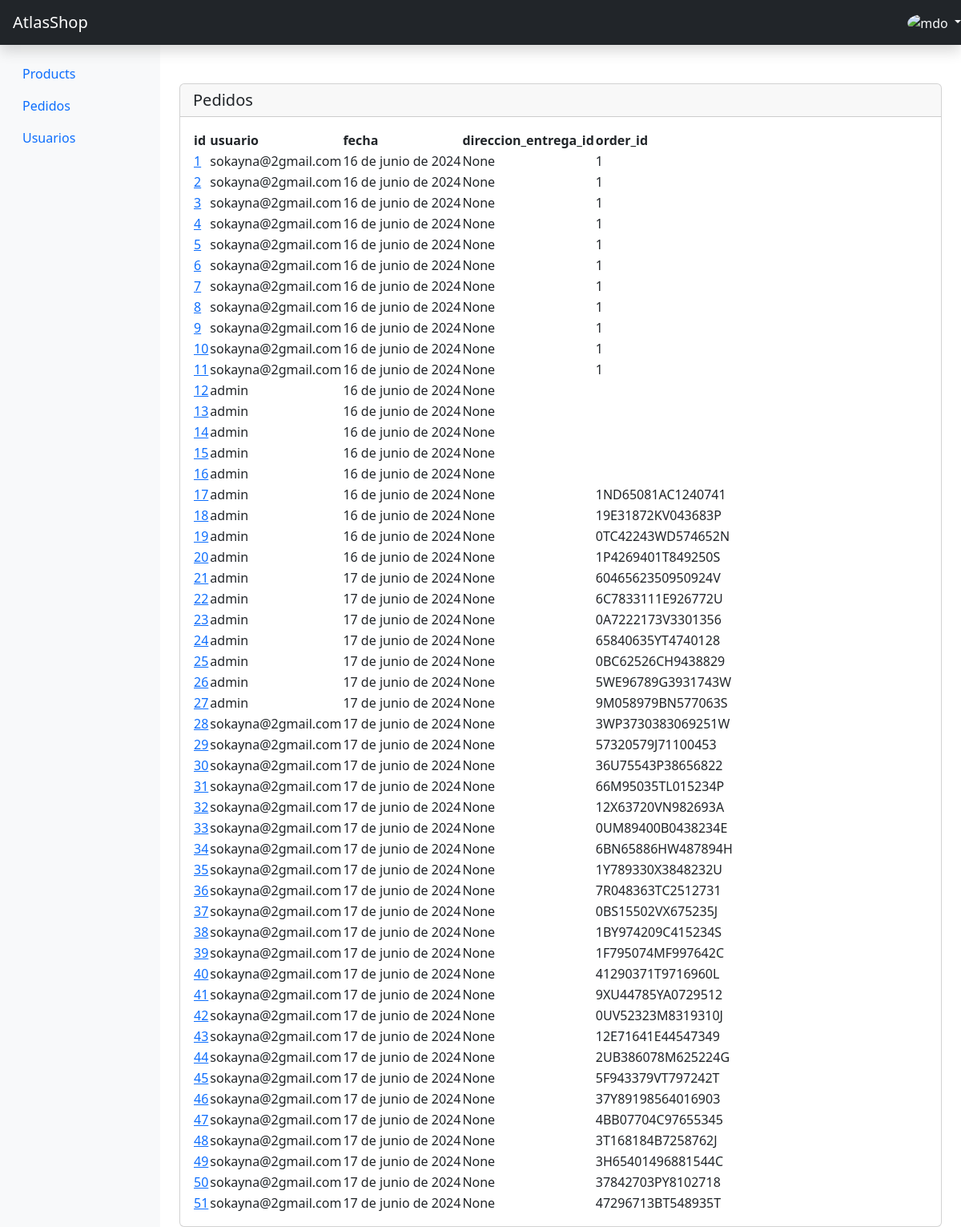
The page /administracion/pedido-list (signed in) on the database as committed earlier.
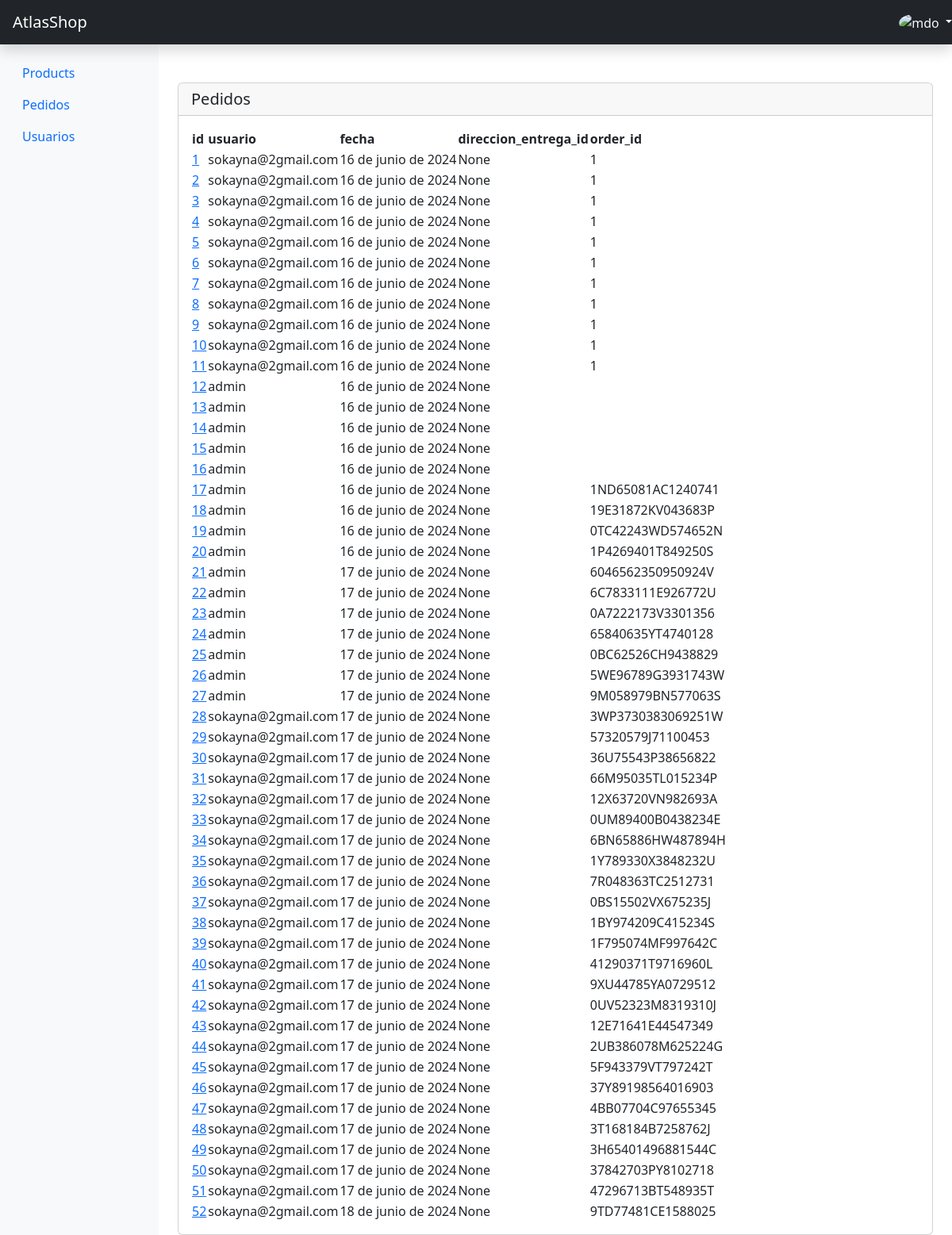
The same page on the database as committed later.
### main/models.py (models this page shows, shortened)
class Pedido_cabecera(models.Model):
    id = models.AutoField(primary_key=True)
    usuario_id = models.ForeignKey(settings.AUTH_USER_MODEL, on_delete=models.RESTRICT)
    fecha=models.DateField(auto_now_add=True)
    direccion_entrega_id = models.ForeignKey(to=Direccion, null=True, on_delete=models.RESTRICT, related_name='get_direccion_e_pedidoCabecera')
    order_id=models.CharField(max_length=200)
    class Meta:
        db_table = 'pedido_cabecera'
        verbose_name = "Pedido_cabecera"
        verbose_name_plural = "Pedidos_cebeceras"

### administracion/pedidoViews.py (the view, shortened to what this page needs)
# urls.py: path('pedido-list', PedidoListFilterPageView.as_view(), name='pedido_list'),
@class_view_decorator(superuser_required)
class PedidoListFilterPageView(TemplateView):
    template_name='administracion/pedidos-list.html'
    def contexto(self, request, qsProducto:Pedido_cabecera): #form:formulariofilter
        try:
            contexto = dict(
                qsProducto=qsProducto,
            )
            return contexto
        except Exception as Err:
            return Err
    def get(self, request, *args, **kwargs):
        qsProducto = Pedido_cabecera.objects.all()
        contexto = self.contexto(request, qsProducto)
        if request.session.get("add_contexto", None) is not None:
            contexto.update(request.session["add_contexto"])
            del request.session["add_contexto"]
        return render(request, self.template_name, contexto)

### administracion/permisos.py (called while the page is built)
def superuser_required(view_func):
    return user_passes_test(lambda u: u.is_superuser, login_url='administracion:login')(view_func)

### administracion/templates/administracion/pedidos-list.html (shortened to what this page needs)
{% extends 'administracion/base.html' %}
{% load static %}
{% load i18n %}
{% block link %}
<link rel="stylesheet" href="https://cdnjs.cloudflare.com/ajax/libs/boxicons/2.1.0/css/boxicons.min.css" />
<link rel="stylesheet" href="https://cdnjs.cloudflare.com/ajax/libs/MaterialDesign-Webfont/5.3.45/css/materialdesignicons.css" />
<link rel="stylesheet" href="https://cdn.datatables.net/2.0.8/css/dataTables.dataTables.css" />
{% endblock link %}
{% block content %}
<div class="card mt-5">
  <h5 class="card-header"> Pedidos</h5>
<div class="card-body">
  <table id="myTable" class="display">
    <thead>
        <tr>
          <th>id</th>
          <th>usuario</th>
          <th>fecha</th>
          <th>direccion_entrega_id</th>
          <th>order_id</th>
        </tr>
    </thead>
    <tbody>
      {% for producto  in qsProducto %}
      <tr>
        <td>
          <a href="">
            {{producto.id}}
          </a>
        </td>
        <td>{{producto.usuario_id}}</td>
        <td>{{producto.fecha}}</td>
        <td>{{producto.direccion_entrega_id}}</td>
        <td>{{producto.order_id}}</td>
       </tr>
      {% endfor %}
    </tbody>
  </table>
  </div>
</div>
{% endblock content %}

Rows that differ between the two databases and show on the page:
added Pedido_cabecera: id "52", usuario_id "sokayna@2gmail.com", fecha "18 de junio de 2024", direccion_entrega_id "None", order_id "9TD77481CE1588025"
